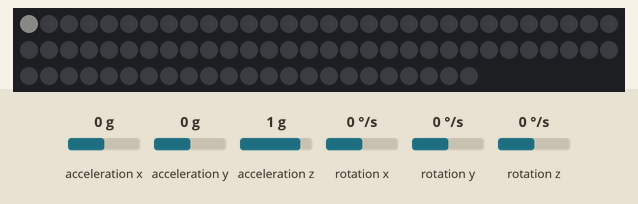
Simulated run of this sketch. Board: ESP8266 (NodeMCU). Parts: 83 RGB LEDs in strip order, left to right, continuing on the next row. Wiring (inferred from the names in the program): MPU-6050 motion sensor at I2C address 0x68. The inputs (shaded band) are chosen by the test bench; at power-on: acceleration x 0 g, acceleration y 0 g, acceleration z 1 g, rotation x 0 °/s, rotation y 0 °/s, rotation z 0 °/s. Dim RGB values are drawn brighter than linear; what the sketch prints to the serial monitor is not drawn.

Above: at 0.1 s.
At 1.0 s:
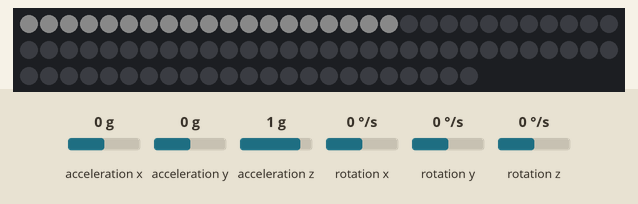
At 2.1 s:
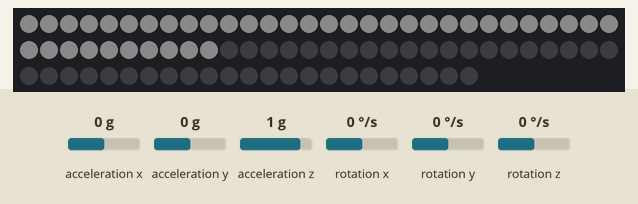
At 3.1 s:
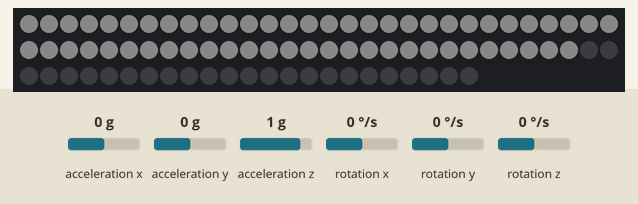
At 4.2 s:
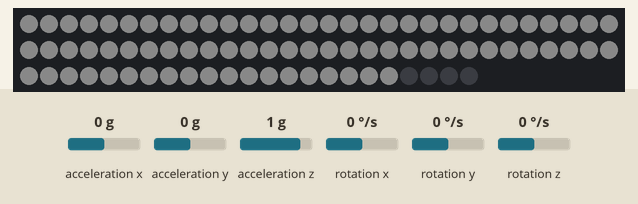

The sketch:

Wheels.ino
```cpp
#include <Adafruit_NeoPixel.h>
//#include <avr/power.h>
#include <Wire.h>

// Which pin on the Arduino is connected to the NeoPixels?
#define PIN            2
// How many NeoPixels are attached to the Arduino?
#define NUMPIXELS     83

#ifdef ESP8266
	#define A1 17
#endif

class MPU6050 {
public:
  MPU6050() {}

  void init()
  {
    on();
  }
  void on()
  {
#ifdef ESP8266
    Wire.begin(4,5);
#else
    Wire.begin();
#endif

    Wire.beginTransmission(MPU);
    Wire.write(0x6B);  // PWR_MGMT_1 register
    Wire.write(0);     // set to zero (wakes up the MPU-6050)
    Wire.endTransmission(true);
  }
  void off()
  {
    Wire.begin();
    Wire.beginTransmission(MPU);
    Wire.write(0x6B);  // PWR_MGMT_1 register
    Wire.write(1);     // apagar?
    Wire.endTransmission(true);
  }
  void fullRead()
  {
    Wire.beginTransmission(MPU);
    Wire.write(0x3B);  // starting with register 0x3B (ACCEL_XOUT_H)
    Wire.endTransmission(false);
    Wire.requestFrom(MPU,14,true);  // request a total of 14 registers
    AcX=Wire.read()<<8|Wire.read();  // 0x3B (ACCEL_XOUT_H) & 0x3C (ACCEL_XOUT_L)
    AcY=Wire.read()<<8|Wire.read();  // 0x3D (ACCEL_YOUT_H) & 0x3E (ACCEL_YOUT_L)
    AcZ=Wire.read()<<8|Wire.read();  // 0x3F (ACCEL_ZOUT_H) & 0x40 (ACCEL_ZOUT_L)
    Tmp=Wire.read()<<8|Wire.read();  // 0x41 (TEMP_OUT_H) & 0x42 (TEMP_OUT_L)
    GyX=Wire.read()<<8|Wire.read();  // 0x43 (GYRO_XOUT_H) & 0x44 (GYRO_XOUT_L)
    GyY=Wire.read()<<8|Wire.read();  // 0x45 (GYRO_YOUT_H) & 0x46 (GYRO_YOUT_L)
    GyZ=Wire.read()<<8|Wire.read();  // 0x47 (GYRO_ZOUT_H) & 0x48 (GYRO_ZOUT_L)
    Serial.print("ax:"); Serial.println(AcX);
    Serial.print("ay:"); Serial.println(AcY);
    Serial.print("az:"); Serial.println(AcZ);
//    Serial.print(" | Tmp = "); Serial.print(Tmp/340.00+36.53);  //equation for temperature in degrees C from datasheet
    Serial.print("gx:"); Serial.println(GyX);
    Serial.print("gy:"); Serial.println(GyY);
    Serial.print("gz:"); Serial.println(GyZ);
  }
  protected:
    const int MPU=0x68;  // I2C address of the MPU-6050
    int16_t AcX,AcY,AcZ,Tmp,GyX,GyY,GyZ;
};

class vuMeter{
  public:
    vuMeter(const int pin): m_pin(pin) {}
    void analize()
    {
      int value = 0;
      //for (int i = 0 ; i < 10 ; i++)
      //{
      //  value = ((value*i)+analogRead(m_pin)) / i+1 ;
      //}
      value = analogRead(m_pin);
      Serial.print("v:"); Serial.println(value);
    }
  private:
  int m_pin;

};

class led{
  public:
  led(uint8_t red =0,uint8_t green=0,uint8_t blue=0):
    r(red), g(green), b(blue) {};
  void setColor(uint8_t red =0,uint8_t green=0,uint8_t blue=0){r=red,g=green,b=blue;}
  uint8_t r;
  uint8_t g;
  uint8_t b;
  void off()   {setColor(0,0,0);}
  void white() {setColor(200,200,200);}
};

class ws2812Strip {
  public:
  ws2812Strip() : m_pixels(NUMPIXELS, PIN, NEO_GRB + NEO_KHZ800) {m_pixels.begin();}
  led leds[NUMPIXELS];
  void update(){
    for(int i=0;i<NUMPIXELS;i++){
      m_pixels.setPixelColor(i, leds[i].r,leds[i].g,leds[i].b);
    }
    m_pixels.show();
  }
  void off()
  {
    for( uint8_t i = 0 ; i < NUMPIXELS ; i++)
    {leds[i].off();
    }
    update();
  }
  void test()
  {
    for( uint8_t i = 0 ; i < NUMPIXELS ; i++)
    {
      leds[i].setColor(10,10,10);
      update();
      delay(50);
    }
  }

  private:
    Adafruit_NeoPixel m_pixels;
};


class ledGadget {
  public:
    ledGadget(int lednr)
    {
      m_leds = new led*[lednr];
      m_ledCount = lednr;
    }

    void addLed(led* l)
    {
      if(m_ledsPopulated >= m_ledCount) return;
      m_leds[m_ledsPopulated]= l;
      m_ledsPopulated++;
    }
    void setColor(uint8_t red =0,uint8_t green=0,uint8_t blue=0)
    {
      for( uint8_t i = 0 ; i < m_ledsPopulated ; i++)
      {m_leds[i]->setColor(red,green,blue);}
    }
    void off()
    {
      for( uint8_t i = 0 ; i < m_ledsPopulated ; i++)
      {m_leds[i]->off();}
    }
    virtual void animate() {}
    void set_vuMeter(vuMeter* vuMeter)
    {
      m_vuMeter = vuMeter;
    }

  protected:
    uint8_t   m_ledCount = 0;
    uint8_t   m_ledsPopulated = 0;
    led**     m_leds;
    vuMeter*  m_vuMeter = 0;
    MPU6050*  m_gyro = 0;
};

class ledBar : public ledGadget {
  public:
  ledBar(uint8_t lednr):ledGadget(lednr) {}
  void animate()
  {

  }
  protected:
  uint8_t m_level;
 };

class ledCircle : public ledGadget {
  public:
  ledCircle(uint8_t lednr):ledGadget(lednr)  {}
  void circleAnimationcc()
  {
    animationType = 1;
    animationIndex=0;
    off();
  }
  void circleAnimationccw()
  {
    animationType = 2;
    animationIndex=0;
    off();
  }
  void glowAnimation()
  {
    animationType = 3;
    animationIndex=0;
    off();
  }

    void doubleCircleAnimation()
  {
    animationType = 4;
    animationIndex=0;
    animationIndex2=0;
    off();
  }

  void animate()
  {
    if(animationType == 1)
    {
      if(animationIndex == m_ledCount-1) animationIndex = 0;
      off();
      m_leds[animationIndex]->setColor((animationIndex*3),50,(animationIndex*3));
      m_leds[animationIndex+1]->setColor((animationIndex*3),50,(animationIndex*3));
      animationIndex++;
    } else if(animationType == 2) {
      if(animationIndex == 0) animationIndex = m_ledCount-1;
      off();
      m_leds[animationIndex]->setColor((animationIndex*3),50,(animationIndex*3));
      m_leds[animationIndex-1]->setColor((animationIndex*3),50,(animationIndex*3));
      animationIndex--;
    } else if(animationType == 3) {
      if(rising)
      {
        if(animationIndex == m_ledCount-1) rising = 0;
        setColor(animationIndex*1.5,animationIndex*1.5,animationIndex*1.5);
        animationIndex++;

      }else {
        if(animationIndex == 1) rising = 1;
        setColor(animationIndex*1.5,animationIndex*1.5,animationIndex*1.5);
        animationIndex--;

      }
    } else if(animationType == 4) {
        if(animationIndex == m_ledCount-1) animationIndex = 0;
        if(animationIndex2 == 0) animationIndex2 = m_ledCount-1;
        off();

        m_leds[animationIndex]->setColor((animationIndex*3),50,(animationIndex*3));
        m_leds[animationIndex-1]->setColor((animationIndex*3),50,(animationIndex*3));
        animationIndex++;

        m_leds[animationIndex2]->setColor(50, (animationIndex2*3) ,(animationIndex2*3));
        m_leds[animationIndex2-1]->setColor(50, (animationIndex2*3),(animationIndex2*3));
        animationIndex2--;
    }
  }
private:
  int animationIndex=0;
  int animationIndex2=0;
  uint8_t animationType=0;
  bool rising = 1;
};


///////////////////////////////////////////////////////////////////////////////////////////////////////////////////////
////////////////////////////////////////////////////////////////////////////////////////////////////////////////////////
//////////////// Empieza el programa////////////////////////////////////////////////////////////////////////////////////
////////////////////////////////////////////////////////////////////////////////////////////////////////////////////////
////////////////////////////////////////////////////////////////////////////////////////////////////////////////////////

uint8_t delay_time = 30;
uint16_t cicle = 0;
vuMeter myVuMeter(A1);
ws2812Strip myStrip;
ledCircle c1(41);
MPU6050 myGyro;


void setup() {
  Serial.begin(115200);

  Serial.println("Init...");
  yield();

  myStrip.off();
  myStrip.test();
  myStrip.off();
  c1.addLed(&myStrip.leds[0]);
  c1.addLed(&myStrip.leds[1]);
  c1.addLed(&myStrip.leds[2]);
  c1.addLed(&myStrip.leds[3]);
  c1.addLed(&myStrip.leds[4]);
  c1.addLed(&myStrip.leds[5]);
  c1.addLed(&myStrip.leds[6]);
  c1.addLed(&myStrip.leds[7]);
  c1.addLed(&myStrip.leds[8]);
  c1.addLed(&myStrip.leds[9]);
  c1.addLed(&myStrip.leds[10]);
  c1.addLed(&myStrip.leds[11]);
  c1.addLed(&myStrip.leds[12]);
  c1.addLed(&myStrip.leds[13]);
  c1.addLed(&myStrip.leds[14]);
  c1.addLed(&myStrip.leds[15]);
  c1.addLed(&myStrip.leds[16]);
  c1.addLed(&myStrip.leds[17]);
  c1.addLed(&myStrip.leds[18]);
  c1.addLed(&myStrip.leds[19]);
  c1.addLed(&myStrip.leds[20]);
  c1.addLed(&myStrip.leds[21]);
  c1.addLed(&myStrip.leds[22]);
  c1.addLed(&myStrip.leds[23]);
  c1.addLed(&myStrip.leds[24]);
  c1.addLed(&myStrip.leds[25]);
  c1.addLed(&myStrip.leds[26]);
  c1.addLed(&myStrip.leds[27]);
  c1.addLed(&myStrip.leds[28]);
  c1.addLed(&myStrip.leds[29]);
  c1.addLed(&myStrip.leds[30]);
  c1.addLed(&myStrip.leds[31]);
  c1.addLed(&myStrip.leds[32]);
  c1.addLed(&myStrip.leds[33]);
  c1.addLed(&myStrip.leds[34]);
  c1.addLed(&myStrip.leds[35]);
  c1.addLed(&myStrip.leds[36]);
  c1.addLed(&myStrip.leds[37]);
  c1.addLed(&myStrip.leds[38]);
  c1.addLed(&myStrip.leds[39]);
  c1.addLed(&myStrip.leds[40]);
  c1.doubleCircleAnimation();
//  myStrip.update();
//  myGyro.init();
  Serial.println("Ok");
}


void loop()
{
//    if(cicle == 1320)
//    {
//      cicle = 0;
//      c1.doubleCircleAnimation();
//    }else if(cicle == 1000)
//    {
//      c1.glowAnimation();
//    }
//  myVuMeter.analize();
  myGyro.fullRead();
  c1.animate();
  myStrip.update();
  delay(delay_time);
  cicle++;
}
```
